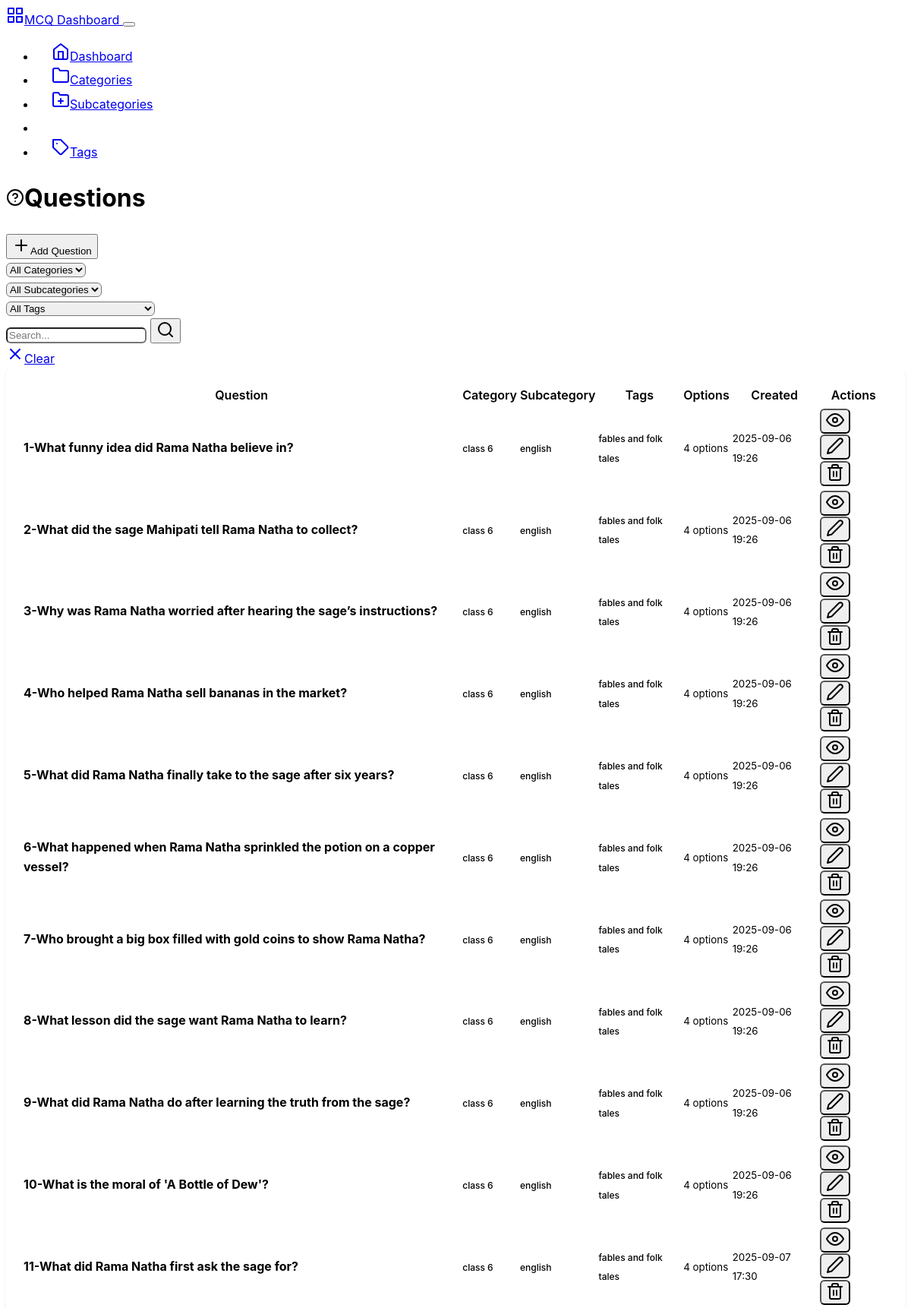
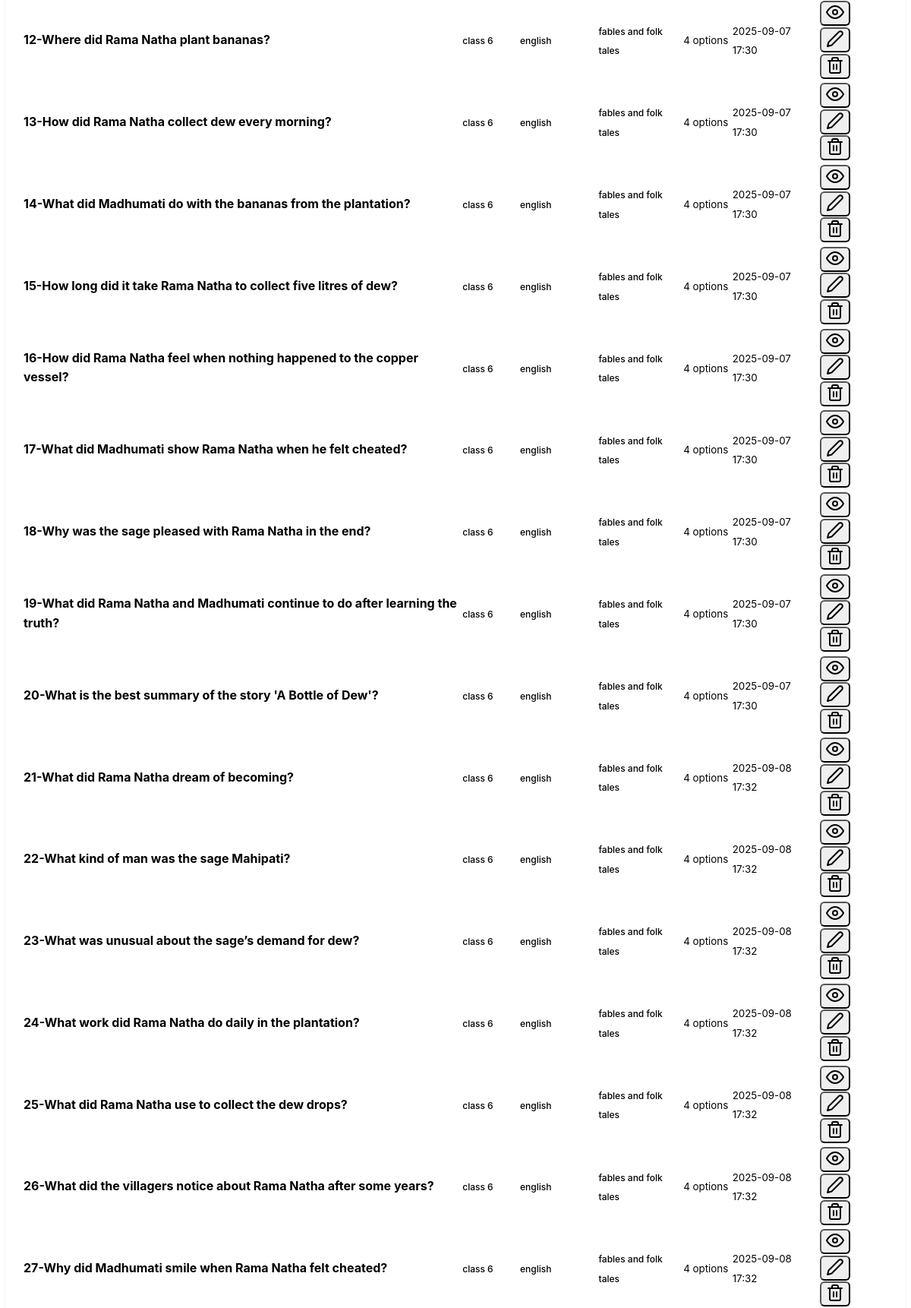
Page /backend/questions?subcategory_id=2 (upper part) on the committed database (2 pictures, top to bottom).
### mcqbox/model.py (models this page shows, shortened)
class Question(db.Model):
    id = db.Column(db.Integer, primary_key=True)
    question_text = db.Column(db.String(500), nullable=False)
    subcategory_id = db.Column(db.Integer, db.ForeignKey('subcategory.id'), nullable=False)
    subcategory = db.relationship('Subcategory', backref=db.backref('questions', lazy=True))
    tag_id = db.Column(db.Integer, db.ForeignKey('tag.id'), nullable=True)
    tag = db.relationship('Tag', backref=db.backref('questions', lazy=True))
    explanation = db.Column(db.String(500), nullable=True)
    options = db.Column(db.JSON, nullable=False)
    category_id = db.Column(db.Integer, db.ForeignKey('category.id'), nullable=False)
    category = db.relationship('Category', backref=db.backref('questions', lazy=True))
    created_at = db.Column(db.DateTime, server_default=db.func.now())
    updated_at = db.Column(db.DateTime, server_default=db.func.now(), onupdate=db.func.now())

class Category(db.Model):
    id = db.Column(db.Integer, primary_key=True)
    name = db.Column(db.String(50), nullable=False, unique=True)
    description = db.Column(db.String(200), nullable=True)
    created_at = db.Column(db.DateTime, server_default=db.func.now())
    updated_at = db.Column(db.DateTime, server_default=db.func.now(), onupdate=db.func.now())

class Subcategory(db.Model):
    id = db.Column(db.Integer, primary_key=True)
    name = db.Column(db.String(50), nullable=False)
    category_id = db.Column(db.Integer, db.ForeignKey('category.id'), nullable=False)
    category = db.relationship('Category', backref=db.backref('subcategories', lazy=True))
    description = db.Column(db.String(200), nullable=True)
    created_at = db.Column(db.DateTime, server_default=db.func.now())
    updated_at = db.Column(db.DateTime, server_default=db.func.now(), onupdate=db.func.now())

class Tag(db.Model):
    id = db.Column(db.Integer, primary_key=True)
    name = db.Column(db.String(50), nullable=False)
    category_id = db.Column(db.Integer, db.ForeignKey('category.id'), nullable=False)
    category = db.relationship('Category', backref=db.backref('tags', lazy=True))
    subcategory_id = db.Column(db.Integer, db.ForeignKey('subcategory.id'), nullable=True)
    subcategory = db.relationship('Subcategory', backref=db.backref('tags', lazy=True))
    created_at = db.Column(db.DateTime, server_default=db.func.now())

### mcqbox/backend/route.py (the view)
@app.route('/backend/questions')
def questions():
    category_id = request.args.get('category_id', type=int)
    subcategory_id = request.args.get('subcategory_id', type=int)
    search = request.args.get('search', '').strip()
    tag_filter = request.args.get('tag', '').strip()
    categories_list = Category.query.all()
    subcategories_list = []
    tags_list = Tag.query.all()
    if category_id:
        subcategories_list = Subcategory.query.filter_by(category_id=category_id).all()
    filters = []
    if category_id:
        filters.append(Question.category_id == category_id)
    if subcategory_id:
        filters.append(Question.subcategory_id == subcategory_id)
    tag_filter = request.args.get('tag', '').strip()
    if tag_filter:
        filters.append(Question.tag_id == tag_filter)
    if search:
        filters.append(Question.question_text.ilike(f'%{search}%'))
    questions_list = Question.query.filter(*filters).all()
    return render_template('questions.html',
                         questions=questions_list,
                         categories=categories_list,
                         subcategories=subcategories_list,
                         tags=tags_list,
                         selected_category=category_id,
                         selected_subcategory=subcategory_id,
                         search_query=search)

### mcqbox/backend/templates/questions.html (shortened to what this page needs)
{% extends "base.html" %}
{% block content %}
<div class="row">
    <div class="col-12">
        <div class="d-flex justify-content-between align-items-center mb-4">
            <h1><i data-feather="help-circle" class="me-2"></i>Questions</h1>
            <button class="btn btn-primary" data-bs-toggle="modal" data-bs-target="#createQuestionModal">
                <i data-feather="plus" class="me-2"></i>Add Question
            </button>
        </div>
    </div>
</div>
<div class="row mb-3">
    <div class="col-12">
        <form method="GET" id="filterForm">
            <div class="row">
                <div class="col-md-3">
                    <select name="category_id" class="form-select" id="categorySelect" onchange="updateSubcategories()">
                        <option value="">All Categories</option>
                    </select>
                </div>
                <div class="col-md-3">
                    <select name="subcategory_id" class="form-select" id="subcategorySelect"
                        onchange="this.form.submit()">
                        <option value="">All Subcategories</option>
                    </select>
                </div>
                <div class="col-md-3">
                    <select name="tag" class="form-select" id="tagSelect" onchange="this.form.submit()">
                        <option value="">All Tags</option>
                    </select>
                </div>
                <div class="col-md-2">
                    <div class="input-group">
                        <input type="text" name="search" class="form-control" placeholder="Search..."
                            value="{{ search_query }}" id="searchInput">
                        <button class="btn btn-outline-secondary" type="button" onclick="searchQuestions()">
                            <i data-feather="search"></i>
                        </button>
                    </div>
                </div>
                <div class="col-md-1">
                    <a href="{{ url_for('questions') }}" class="btn btn-outline-secondary w-100">
                        <i data-feather="x" class="me-1"></i>Clear
                    </a>
                </div>
            </div>
        </form>
    </div>
</div>
<div class="row">
    <div class="col-12">
        <div class="card">
            <div class="card-body">
                {% if questions %}
                <div class="table-responsive">
                    <table class="table table-hover">
                        <thead>
                            <tr>
                                <th>Question</th>
                                <th>Category</th>
                                <th>Subcategory</th>
                                <th>Tags</th>
                                <th>Options</th>
                                <th>Created</th>
                                <th class="text-end">Actions</th>
                            </tr>
                        </thead>
                        <tbody>
                            {% for question in questions %}
                            <tr>
                                <td>
                                    <strong>{{loop.index}}-{{ question.question_text[:100] }}</strong>
                                </td>
                                <td>
                                    <span class="badge bg-primary">
                                        {{ question.category.name if question.category.name else 'Unknown' }}
                                    </span>
                                </td>
                                <td>
                                    <span class="badge bg-secondary">
                                        {{ question.subcategory.name if question.subcategory.name else 'Unknown' }}
                                    </span>
                                </td>
                                <td>
                                    <span class="badge bg-secondary">
                                        {{ question.tag.name if question.tag.name else 'Unknown' }}
                                    </span>
                                </td>
                                <td>
                                    <small class="text-muted">{{ question.options|length }} options</small>
                                </td>
                                <td>
                                    <small class="text-muted">{{ question.created_at.strftime('%Y-%m-%d %H:%M')
                                        }}</small>
                                </td>
                                <td class="text-end">
                                    <div class="btn-group" role="group">
                                        <button class="btn btn-sm btn-outline-secondary"
                                            onclick="viewQuestion({{ question.id }})" data-bs-toggle="modal"
                                            data-bs-target="#viewQuestionModal">
                                            <i data-feather="eye"></i>
                                        </button>
                                        <button class="btn btn-sm btn-outline-secondary"
                                            onclick="editQuestion({{ question.id }})" data-bs-toggle="modal"
                                            data-bs-target="#editQuestionModal">
                                            <i data-feather="edit-2"></i>
                                        </button>
                                        <form method="POST"
                                            action="{{ url_for('delete_question', question_id=question.id) }}"
                                            class="d-inline"
                                            onsubmit="return confirm('Are you sure you want to delete this question?')">
                                            <button type="submit" class="btn btn-sm btn-outline-danger">
                                                <i data-feather="trash-2"></i>
                                            </button>
                                        </form>
                                    </div>
                                </td>
                            </tr>
                            {% endfor %}
                        </tbody>
                    </table>
                </div>
                {% endif %}
            </div>
        </div>
    </div>
</div>
{% endblock %}

### mcqbox/backend/static/css/custom.css (style rules this page uses)
:root { --sidebar-width: 250px; --header-height: 70px; --border-radius: 0.375rem; --box-shadow: 0 0.125rem 0.25rem rgba(0, 0, 0, 0.075); --box-shadow-lg: 0 0.5rem 1rem rgba(0, 0, 0, 0.15); }
body { font-family: -apple-system, BlinkMacSystemFont, "Segoe UI", Roboto, "Helvetica Neue", Arial, sans-serif; line-height: 1.6; }
.card { border-radius: var(--border-radius); box-shadow: var(--box-shadow); margin-bottom: 1.5rem; }
.card-body { padding: 1.25rem; }
.table { margin-bottom: 0; }
.table th { border-top: none; font-weight: 600; color: var(--bs-body-color); background-color: var(--bs-secondary-bg); }
.btn-group .btn { border-radius: var(--border-radius) !important; margin-right: 0.25rem; }
.btn-group .btn:last-child { margin-right: 0; }
.form-control, .form-select { border-radius: var(--border-radius); }
.badge { font-size: 0.75rem; font-weight: 500; }

### rows in the picture
Question: question_text "What funny idea did Rama Natha believe in?", category "class 6", subcategory "english", tag "fables and folk tales", options|length "4", created_at "2025-09-06 19:26"
Question: question_text "What did the sage Mahipati tell Rama Natha to collect?", category "class 6", subcategory "english", tag "fables and folk tales", options|length "4", created_at "2025-09-06 19:26"
Question: question_text "Why was Rama Natha worried after hearing the sage’s instructions?", category "class 6", subcategory "english", tag "fables and folk tales", options|length "4", created_at "2025-09-06 19:26"
Question: question_text "Who helped Rama Natha sell bananas in the market?", category "class 6", subcategory "english", tag "fables and folk tales", options|length "4", created_at "2025-09-06 19:26"
Question: question_text "What did Rama Natha finally take to the sage after six years?", category "class 6", subcategory "english", tag "fables and folk tales", options|length "4", created_at "2025-09-06 19:26"
Question: question_text "What happened when Rama Natha sprinkled the potion on a copper vessel?", category "class 6", subcategory "english", tag "fables and folk tales", options|length "4", created_at "2025-09-06 19:26"
Question: question_text "Who brought a big box filled with gold coins to show Rama Natha?", category "class 6", subcategory "english", tag "fables and folk tales", options|length "4", created_at "2025-09-06 19:26"
Question: question_text "What lesson did the sage want Rama Natha to learn?", category "class 6", subcategory "english", tag "fables and folk tales", options|length "4", created_at "2025-09-06 19:26"
Question: question_text "What did Rama Natha do after learning the truth from the sage?", category "class 6", subcategory "english", tag "fables and folk tales", options|length "4", created_at "2025-09-06 19:26"
Question: question_text "What is the moral of 'A Bottle of Dew'?", category "class 6", subcategory "english", tag "fables and folk tales", options|length "4", created_at "2025-09-06 19:26"
Question: question_text "What did Rama Natha first ask the sage for?", category "class 6", subcategory "english", tag "fables and folk tales", options|length "4", created_at "2025-09-07 17:30"
Question: question_text "Where did Rama Natha plant bananas?", category "class 6", subcategory "english", tag "fables and folk tales", options|length "4", created_at "2025-09-07 17:30"
Question: question_text "How did Rama Natha collect dew every morning?", category "class 6", subcategory "english", tag "fables and folk tales", options|length "4", created_at "2025-09-07 17:30"
Question: question_text "What did Madhumati do with the bananas from the plantation?", category "class 6", subcategory "english", tag "fables and folk tales", options|length "4", created_at "2025-09-07 17:30"
Question: question_text "How long did it take Rama Natha to collect five litres of dew?", category "class 6", subcategory "english", tag "fables and folk tales", options|length "4", created_at "2025-09-07 17:30"
Question: question_text "How did Rama Natha feel when nothing happened to the copper vessel?", category "class 6", subcategory "english", tag "fables and folk tales", options|length "4", created_at "2025-09-07 17:30"
Question: question_text "What did Madhumati show Rama Natha when he felt cheated?", category "class 6", subcategory "english", tag "fables and folk tales", options|length "4", created_at "2025-09-07 17:30"
Question: question_text "Why was the sage pleased with Rama Natha in the end?", category "class 6", subcategory "english", tag "fables and folk tales", options|length "4", created_at "2025-09-07 17:30"
Question: question_text "What did Rama Natha and Madhumati continue to do after learning the truth?", category "class 6", subcategory "english", tag "fables and folk tales", options|length "4", created_at "2025-09-07 17:30"
Question: question_text "What is the best summary of the story 'A Bottle of Dew'?", category "class 6", subcategory "english", tag "fables and folk tales", options|length "4", created_at "2025-09-07 17:30"
Question: question_text "What did Rama Natha dream of becoming?", category "class 6", subcategory "english", tag "fables and folk tales", options|length "4", created_at "2025-09-08 17:32"
Question: question_text "What kind of man was the sage Mahipati?", category "class 6", subcategory "english", tag "fables and folk tales", options|length "4", created_at "2025-09-08 17:32"
Question: question_text "What was unusual about the sage’s demand for dew?", category "class 6", subcategory "english", tag "fables and folk tales", options|length "4", created_at "2025-09-08 17:32"
Question: question_text "What work did Rama Natha do daily in the plantation?", category "class 6", subcategory "english", tag "fables and folk tales", options|length "4", created_at "2025-09-08 17:32"
Question: question_text "What did Rama Natha use to collect the dew drops?", category "class 6", subcategory "english", tag "fables and folk tales", options|length "4", created_at "2025-09-08 17:32"
Question: question_text "What did the villagers notice about Rama Natha after some years?", category "class 6", subcategory "english", tag "fables and folk tales", options|length "4", created_at "2025-09-08 17:32"
Question: question_text "Why did Madhumati smile when Rama Natha felt cheated?", category "class 6", subcategory "english", tag "fables and folk tales", options|length "4", created_at "2025-09-08 17:32"
